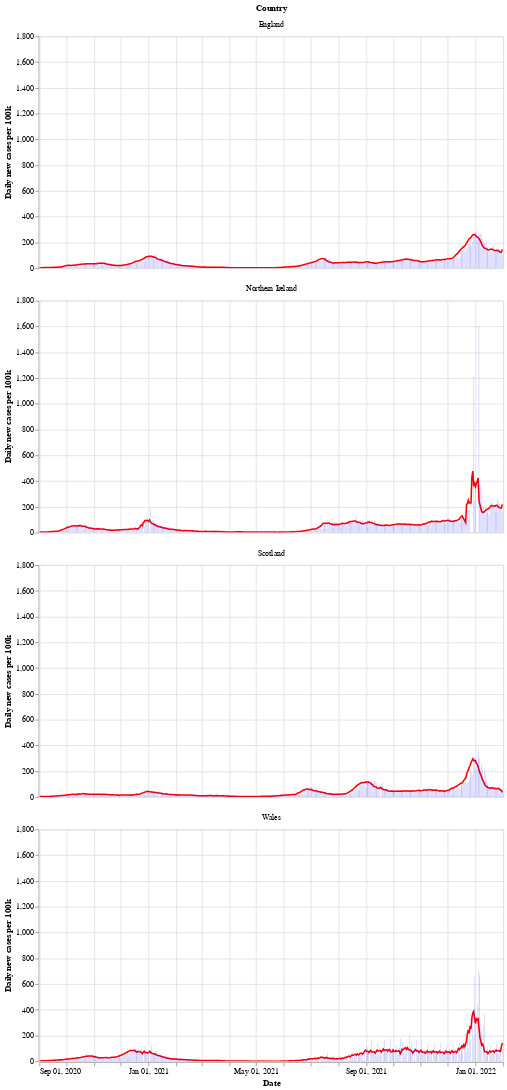

The notebook cell saved with this chart:
### Markdown cell above
Next is a bar chart of the number of new cases in each country (per 100k population), with the 7 day moving average of cases. Again we see that Wales saw a longer period of raising and falling cases compared to the other countries.

After a period of cases falling, each nation is now seeing a rise in the number of cases - especially in Wales.

### Code cell
# collapse
bars = alt.Chart(uk_cases).mark_bar().encode(
    x=alt.X("yearmonthdate(date):T", axis=alt.Axis(title='Date')),
    y=alt.Y("newCasesRate:Q", axis=alt.Axis(title='Daily new cases per 100k')),
    tooltip='newCasesRate',
    color=alt.condition(
        alt.datum.dailyChange > 0,
        alt.value("orange"),  # The positive color
        alt.value("blue")  # The negative color
    )
).properties(title='New cases per 100k population with rolling 7 day average', width=600).interactive()
line = alt.Chart(uk_cases).mark_line(
    color='red',
    size=2,
).transform_window(
    rolling_mean='mean(newCasesRate)',
    frame=[0, 7],
    groupby=['areaName']
).encode(
    x='yearmonthdate(date):T',
    y='rolling_mean:Q'
)
alt.layer(line, bars, data=uk_cases).facet(alt.Row('areaName', title='Country'), columns=1)

### Figure 1 — Vega-Lite specification as saved in the notebook (floating-point values rounded to 4 significant figures; data arrays with more than 128 entries replaced by an {"elided": "..."} marker saying what was removed)
{"config": {"view": {"continuousWidth": 400, "continuousHeight": 300}}, "data": {"name": "data-eea48d687793052c0625df1697486dec"}, "facet": {"type": "nominal", "field": "areaName", "title": "Country"}, "spec": {"layer": [{"mark": {"type": "line", "color": "red", "size": 2}, "encoding": {"x": {"type": "temporal", "field": "date", "timeUnit": "yearmonthdate"}, "y": {"type": "quantitative", "field": "rolling_mean"}}, "transform": [{"window": [{"op": "mean", "field": "newCasesRate", "as": "rolling_mean"}], "frame": [0, 7], "groupby": ["areaName"]}]}, {"mark": "bar", "encoding": {"color": {"condition": {"value": "orange", "test": "(datum.dailyChange > 0)"}, "value": "blue"}, "tooltip": {"type": "quantitative", "field": "newCasesRate"}, "x": {"type": "temporal", "axis": {"title": "Date"}, "field": "date", "timeUnit": "yearmonthdate"}, "y": {"type": "quantitative", "axis": {"title": "Daily new cases per 100k"}, "field": "newCasesRate"}}, "selection": {"selector002": {"type": "interval", "bind": "scales", "encodings": ["x", "y"]}}, "title": "New cases per 100k population with rolling 7 day average", "width": 600}]}, "columns": 1, "$schema": "https://vega.github.io/schema/vega-lite/v4.8.1.json", "datasets": {"data-eea48d687793052c0625df1697486dec": {"elided": "2072 records"}}}
